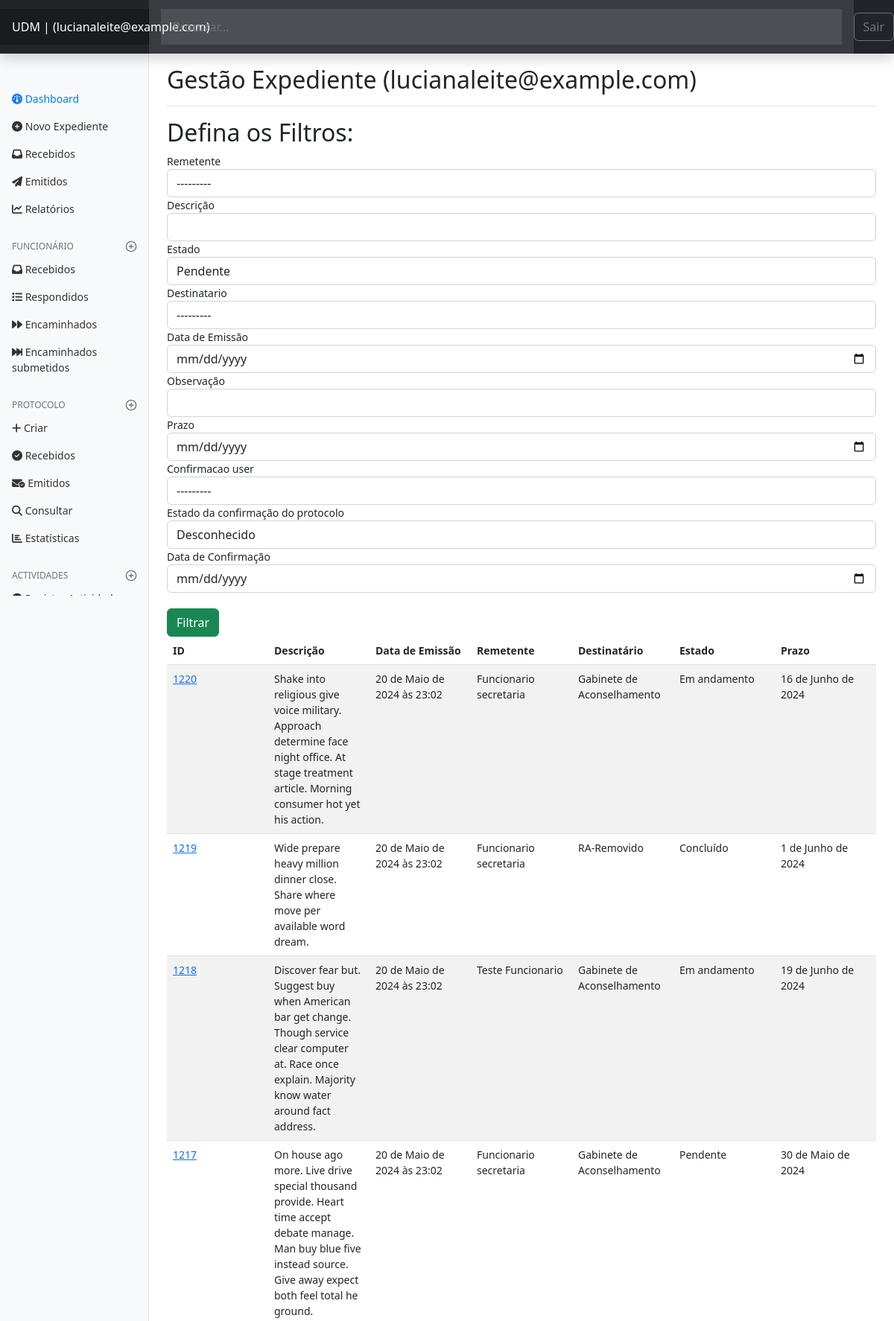
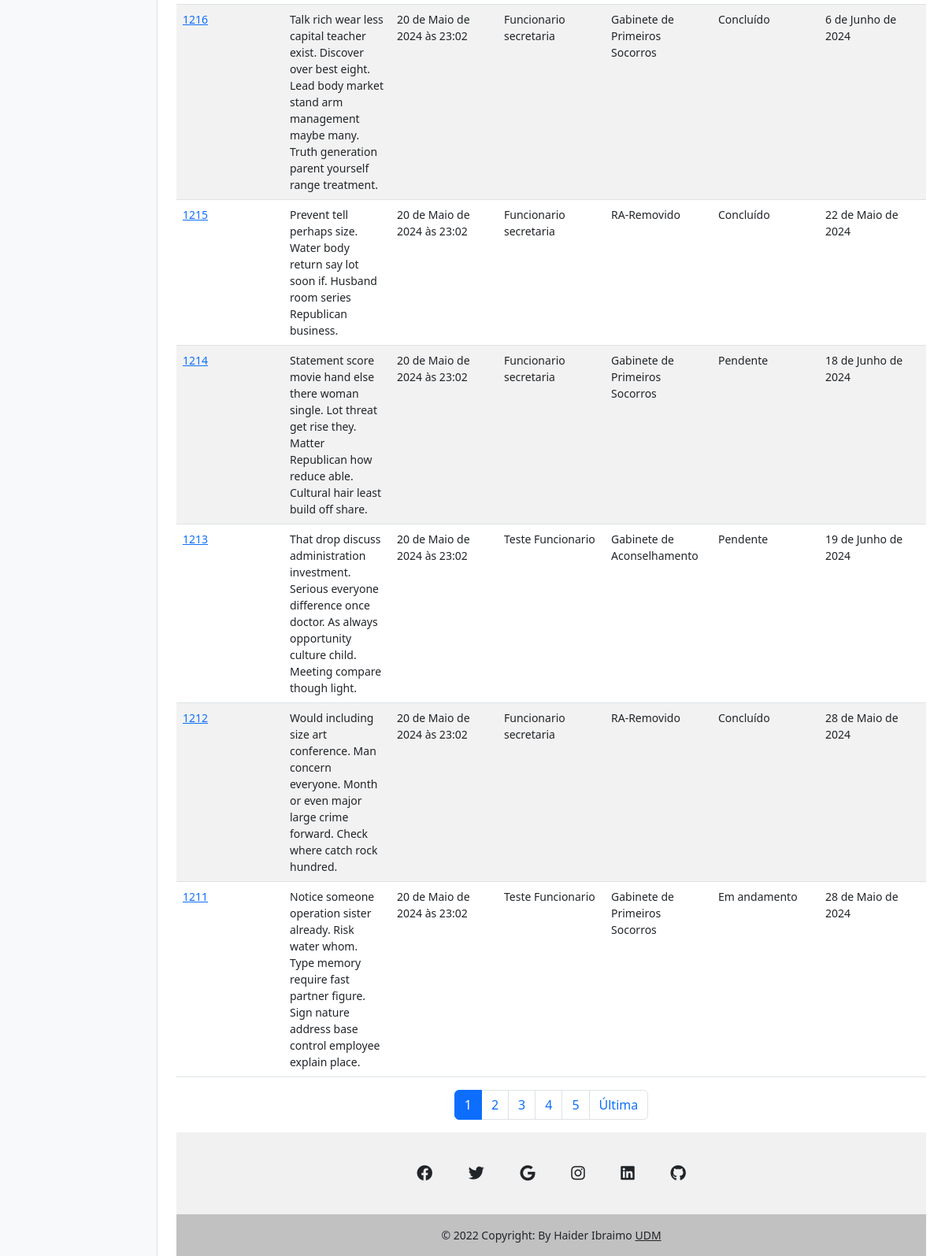
The app's page /authors/dashboard/protocol/search/ (signed in) with its own data (2 pictures, top to bottom).
### expedient/models.py (models this page shows, shortened)
class Protocolo(models.Model):
    data_emissao = models.DateTimeField(auto_now_add=True)
    descricao = models.TextField()
    remetente = models.ForeignKey(
        Funcionario, on_delete=models.SET_NULL, null=True, default=None,  related_name='remetente')
    destinatario = models.ForeignKey(
        Departamento, on_delete=models.SET_NULL, null=True, default=None, related_name='destinatario')
    estado = models.CharField(max_length=50)
    observacao = models.TextField()
    prazo = models.DateField()
    data_confirmacao_recepcao = models.DateTimeField(null=True)
    confirmacao_user_status = models.BooleanField(default=False)
    confirmacao_user = models.ForeignKey(
        Funcionario, on_delete=models.SET_NULL, null=True, default=None, related_name='confirmacao_user')

class Funcionario(models.Model):
    nome_completo = models.CharField(max_length=95)
    numero_telefone = models.CharField(max_length=65)
    estado = models.CharField(max_length=50)
    author = models.OneToOneField(User, on_delete=models.CASCADE)
    departamento = models.ForeignKey(
        Departamento, on_delete=models.SET_NULL, null=True, default=None)
    def __str__(self):
        return self.nome_completo

class Departamento(models.Model):
    nome = models.CharField(max_length=65)
    def __str__(self):
        return self.nome

### authors/views.py (the view)
@login_required(login_url='authors:login', redirect_field_name='next')
def protocol_search(request):
    id_departamento = Funcionario.objects.filter(author=request.user).first()
    if not id_departamento:
        raise Http404()
    protocols = Protocol_filter(request.GET, queryset=Protocolo.objects.all())
    filtro = Protocol_filter(request.GET, queryset=Protocolo.objects.all())
    page_obj, pagination_context = make_pagination(request, filtro.qs, PER_PAGE)
    print(f"Current page: {pagination_context['current_page']}")
    print(f"Total pages: {pagination_context['total_pages']}")
    print(f"Pagination range: {pagination_context['pagination_range']}")
    print(f"Query string: {pagination_context['query_string']}")
    return render(request, 'authors/pages/protocol_search.html', {
        'filtros': page_obj,
        'pagination_range': pagination_context['pagination_range'],
        'funcionario': id_departamento,
        'protocols': protocols,
        'query_string': pagination_context['query_string'],
        'first_page_out_of_range': pagination_context['first_page_out_of_range'],
        'last_page_out_of_range': pagination_context['last_page_out_of_range'],
        'current_page': pagination_context['current_page'],
        'total_pages': pagination_context['total_pages'],
    })

### authors/templates/authors/pages/protocol_search.html (shortened to what this page needs)
{% extends 'global/base.html' %}
{% block content %}
<h2>Defina os Filtros: </h2>
{% load crispy_forms_tags %}
<form class="main-form" method="get">
  <div class="form-group">
  {{ protocols.form|crispy }}
  </div>
  <br>
  <button class="btn btn-success" type="submit">Filtrar</button>
</form>
<table class="table table-striped table-hover"  style="table-layout: fixed;">
  <thead>
    <tr>
      <th>ID </th>
        <th>Descrição</th>
        <th>Data de Emissão</th>
        <th>Remetente</th>
        <th>Destinatário</th>
        <th>Estado</th>
        <th>Prazo</th>
   </tr>
    </thead>
  {% for filtro in filtros %}
  <tr>
      <td> <a href="{% url 'authors:dashbord_protocol_detail' filtro.id %}">{{ filtro.id }}</a> </td>
      <td>{{ filtro.descricao|safe }}</td>
      <td>{{ filtro.data_emissao }}</td>
      <td>{{ filtro.remetente }}</td>
      <td>{{ filtro.destinatario}}</td>
      <td>{{ filtro.estado }}</td>
      <td>{{ filtro.prazo }}</td>
   </tr>
  {% empty %}
      <p style="color:red">Não existe nenhum protocolo com estes filtros, revise o filtros.</p>
  {% endfor %}
</table>
{% if filtros.has_other_pages %}
<div class="container">
    <nav aria-label="Page navigation example">
        <ul class="pagination justify-content-center">
            {% for page in pagination_range %}
                {% if current_page == page %}
                <li class="page-item active" aria-current="page">
                    <span class="page-link">{{ page }}</span>
                </li>
                {% else %}
                <li class="page-item">
                    <a class="page-link" href="?page={{ page }}&{{ query_string }}">{{ page }}</a>
                </li>
                {% endif %}
            {% endfor %}
            {% if last_page_out_of_range %}
            <li class="page-item">
                <a class="page-link" href="?page={{ total_pages }}&{{ query_string }}">Última</a>
            </li>
            {% endif %}
        </ul>
    </nav>
</div>
{% endif %}
{% endblock content %}

### expedient/templates/expedient/partials/header.html (shortened to what this page needs)
{% if request.user.is_authenticated %}
<header class="navbar navbar-dark sticky-top bg-dark flex-md-nowrap p-0 shadow">
    <a class="navbar-brand col-md-3 col-lg-2 me-0 px-3 fs-6" href="{% url 'authors:dashbord' %}">UDM  | ({{ request.user.username }}) </a>
    <form action="{% url 'authors:search' %}" method="get" class="form-control form-control-dark w-100 rounded-0 border-0">
    <input class="form-control form-control-dark w-100 rounded-0 border-0" type="text" placeholder="Procurar..." name="search"  aria-label="Search" value="{{ search_term }}">
    </form>
    <div class="navbar-nav">
      <div class="nav-item text-nowrap">
        <form action="{% url 'authors:logout' %}" method="POST">
          <button class="btn btn-outline-secondary" type="submit"> Sair</button>
      </form>
      </div>
    </div>
  </header>
  <div class="container-fluid">
    <div class="row">
      <nav id="sidebarMenu" class="col-md-3 col-lg-2 d-md-block bg-light sidebar collapse">
        <div class="position-sticky pt-3 sidebar-sticky">
          <ul class="nav flex-column"  style="padding-top: 25%;">
            <li class="nav-item">
              <a class="nav-link active" aria-current="page" href="{% url 'authors:dashbord' %}">
                <i class="fa-solid fa-gauge"></i>
                Dashboard
              </a>
            </li>
            <li class="nav-item">
              <a class="nav-link" href="{% url 'authors:dashbord_expedient_new' %}">
               <i class="fa-sharp fa-solid fa-circle-plus"></i>
              Novo Expediente
              </a>
            </li>
            <li class="nav-item">
              <a class="nav-link" href="{% url 'authors:dashbord_expedient_recebidos' %}">
                <i class="fa-sharp fa-solid fa-inbox"></i>
                Recebidos
              </a>
            </li>
            <li class="nav-item">
              <a class="nav-link" href="{% url 'authors:dashbord_expedient_emitidos' %}">
                <i class="fa-sharp fa-solid fa-paper-plane"></i>
                Emitidos
              </a>
            </li>
            <li class="nav-item">
              <a class="nav-link" href="#">
                <i class="fa-sharp fa-solid fa-chart-line"></i>
                Relatórios
              </a>
            </li>
          </ul>
{% if not funcionario %}
{% else %}
          <h6 class="sidebar-heading d-flex justify-content-between align-items-center px-3 mt-4 mb-1 text-muted text-uppercase">
            <span>Funcionário</span>
            <a class="link-secondary" href="#" aria-label="Add a new report">
              <span data-feather="plus-circle" class="align-text-bottom"></span>
            </a>
          </h6>
          <ul class="nav flex-column mb-2">
            <li class="nav-item">
              <a class="nav-link" href="{% url 'authors:dashbord_expedient_recebidos_funcionario'  %}">
                <i class="fa-sharp fa-solid fa-inbox"></i>
                Recebidos
              </a>
            </li>
            <li class="nav-item">
              <a class="nav-link" href="{% url 'authors:dashbord_expedient_respondidos_funcionario'  %}">
                <i class="fa-solid fa-list"></i>
                Respondidos
              </a>
            </li>
            <li class="nav-item">
              <a class="nav-link" href="{% url 'authors:dashbord_expedient_encaminhados_funcionario'  %}">
                <i class="fa-sharp fa-solid fa-forward"></i>
                Encaminhados
              </a>
            </li>
            <li class="nav-item">
              <a class="nav-link" href="{% url 'authors:dashbord_expedient_encaminhados_submetidos_funcionario'  %}">
                <i class="fa-solid fa-forward-fast"></i>
                Encaminhados submetidos
              </a>
            </li>
          </ul>
              <h6 class="sidebar-heading d-flex justify-content-between align-items-center px-3 mt-4 mb-1 text-muted text-uppercase">
                <span>Protocolo</span>
                <a class="link-secondary" href="#" aria-label="Add a new report">
                  <span data-feather="plus-circle" class="align-text-bottom"></span>
                </a>
              </h6>
              <ul class="nav flex-column mb-2">
                <li class="nav-item">
                  <a class="nav-link" href="{% url 'authors:dashbord_protocol_new'  %}">
                    <i class="fa-solid fa-plus"></i>
                    Criar
                  </a>
                </li>
                <li class="nav-item">
                  <a class="nav-link" href="{% url 'authors:dashbord_protocol_recebidos'  %}">
                    <i class="fa-solid fa-circle-check"></i>
                    Recebidos
                  </a>
                </li>
                <li class="nav-item">
                  <a class="nav-link" href="{% url 'authors:dashbord_protocol_emitidos'  %}">
                    <i class="fa-solid fa-envelope-circle-check"></i>
                    Emitidos
                  </a>
                </li>
                <li class="nav-item">
                  <a class="nav-link" href="{% url 'authors:protocol_search'  %}">
                    <i class="fa-solid fa-magnifying-glass"></i>
                    Consultar
                  </a>
                </li>
                <li class="nav-item">
                  <a class="nav-link" href="{% url 'authors:protocol_statistics'  %}">
                    <i class="fa-solid fa-chart-bar"></i>
                    Estatísticas
                  </a>
                </li>
              </ul>
  {% endif %}
        {% if not funcionario %}
        {% else %}
        <h6 class="sidebar-heading d-flex justify-content-between align-items-center px-3 mt-4 mb-1 text-muted text-uppercase">
              <span>Actividades</span>
              <a class="link-secondary" href="#" aria-label="Add a new report">
                <span data-feather="plus-circle" class="align-text-bottom"></span>
              </a>
            </h6>
            <ul class="nav flex-column mb-2">
            <li class="nav-item">
              <a class="nav-link" href="{% url 'actividades:cadastrar_actividade'  %}">
                <i class="fa-sharp fa-solid fa-circle-plus"></i>
              </a>
            </li>
          </ul>
                {% endif %}
  <br>
        </div>
      </nav>
      <main class="col-md-9 ms-sm-auto col-lg-10 px-md-4">
        <div class="d-flex justify-content-between flex-wrap flex-md-nowrap align-items-center pt-3 pb-2 mb-3 border-bottom">
          <h1 class="h2">Gestão Expediente ({{request.user.username}}) </h1>
        </div>
{% endif %}

### base_static/expedient/css/dashboard.css (style rules this page uses)
body { font-size: .875rem; }
.feather { width: 16px; height: 16px; vertical-align: text-bottom; }
.sidebar { position: fixed; top: 0; bottom: 0; left: 0; z-index: 100; padding: 0; box-shadow: inset -1px 0 0 rgba(0, 0, 0, .1); }
.sidebar-sticky { position: -webkit-sticky; position: sticky; top: 48px; height: calc(100vh - 48px); padding-top: .5rem; overflow-x: hidden; overflow-y: auto; }
.sidebar .nav-link { font-weight: 500; color: #333; }
.sidebar .nav-link.active { color: #007bff; }
.sidebar-heading { font-size: .75rem; text-transform: uppercase; }
.navbar-brand { padding-top: .75rem; padding-bottom: .75rem; font-size: 1rem; background-color: rgba(0, 0, 0, .25); box-shadow: inset -1px 0 0 rgba(0, 0, 0, .25); }
.navbar .form-control { padding: .75rem 1rem; border-width: 0; border-radius: 0; }
.form-control-dark { color: #fff; background-color: rgba(255, 255, 255, .1); border-color: rgba(255, 255, 255, .1); }
.border-bottom { border-bottom: 1px solid #e5e5e5; }

### records on screen
Protocolo: id "1220", descricao "Shake into religious give voice military. Approach determine face night office. At stage treatment article. Morning consumer hot yet his action.", data_emissao "20 de Maio de 2024 às 23:02", remetente "Funcionario secretaria", destinatario "Gabinete de Aconselhamento", estado "Em andamento", prazo "16 de Junho de 2024"
Protocolo: id "1219", descricao "Wide prepare heavy million dinner close. Share where move per available word dream.", data_emissao "20 de Maio de 2024 às 23:02", remetente "Funcionario secretaria", destinatario "RA-Removido", estado "Concluído", prazo "1 de Junho de 2024"
Protocolo: id "1218", descricao "Discover fear but. Suggest buy when American bar get change. Though service clear computer at. Race once explain. Majority know water around fact address.", data_emissao "20 de Maio de 2024 às 23:02", remetente "Teste Funcionario", destinatario "Gabinete de Aconselhamento", estado "Em andamento", prazo "19 de Junho de 2024"
Protocolo: id "1217", descricao "On house ago more. Live drive special thousand provide. Heart time accept debate manage. Man buy blue five instead source. Give away expect both feel total he ground.", data_emissao "20 de Maio de 2024 às 23:02", remetente "Funcionario secretaria", destinatario "Gabinete de Aconselhamento", estado "Pendente", prazo "30 de Maio de 2024"
Protocolo: id "1216", descricao "Talk rich wear less capital teacher exist. Discover over best eight. Lead body market stand arm management maybe many. Truth generation parent yourself range treatment.", data_emissao "20 de Maio de 2024 às 23:02", remetente "Funcionario secretaria", destinatario "Gabinete de Primeiros Socorros", estado "Concluído", prazo "6 de Junho de 2024"
Protocolo: id "1215", descricao "Prevent tell perhaps size. Water body return say lot soon if. Husband room series Republican business.", data_emissao "20 de Maio de 2024 às 23:02", remetente "Funcionario secretaria", destinatario "RA-Removido", estado "Concluído", prazo "22 de Maio de 2024"
Protocolo: id "1214", descricao "Statement score movie hand else there woman single. Lot threat get rise they. Matter Republican how reduce able. Cultural hair least build off share.", data_emissao "20 de Maio de 2024 às 23:02", remetente "Funcionario secretaria", destinatario "Gabinete de Primeiros Socorros", estado "Pendente", prazo "18 de Junho de 2024"
Protocolo: id "1213", descricao "That drop discuss administration investment. Serious everyone difference once doctor. As always opportunity culture child. Meeting compare though light.", data_emissao "20 de Maio de 2024 às 23:02", remetente "Teste Funcionario", destinatario "Gabinete de Aconselhamento", estado "Pendente", prazo "19 de Junho de 2024"
Protocolo: id "1212", descricao "Would including size art conference. Man concern everyone. Month or even major large crime forward. Check where catch rock hundred.", data_emissao "20 de Maio de 2024 às 23:02", remetente "Funcionario secretaria", destinatario "RA-Removido", estado "Concluído", prazo "28 de Maio de 2024"
Protocolo: id "1211", descricao "Notice someone operation sister already. Risk water whom. Type memory require fast partner figure. Sign nature address base control employee explain place.", data_emissao "20 de Maio de 2024 às 23:02", remetente "Teste Funcionario", destinatario "Gabinete de Primeiros Socorros", estado "Em andamento", prazo "28 de Maio de 2024"

### other values on screen
{{ request.user.username }} "lucianaleite@example.com"
{{ page }} "1"
{{ page }} "2" "3" "4" "5"
